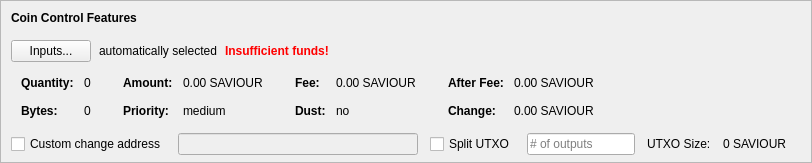
    <widget class="QFrame" name="frameCoinControl">
     <property name="sizePolicy">
      <sizepolicy hsizetype="Expanding" vsizetype="Expanding">
       <horstretch>0</horstretch>
       <verstretch>0</verstretch>
      </sizepolicy>
     </property>
     <property name="maximumSize">
      <size>
       <width>16777215</width>
       <height>16777215</height>
      </size>
     </property>
     <property name="frameShape">
      <enum>QFrame::StyledPanel</enum>
     </property>
     <property name="frameShadow">
      <enum>QFrame::Sunken</enum>
     </property>
     <layout class="QVBoxLayout" name="verticalLayoutCoinControl2">
      <property name="spacing">
       <number>0</number>
      </property>
      <property name="leftMargin">
       <number>0</number>
      </property>
      <property name="topMargin">
       <number>0</number>
      </property>
      <property name="rightMargin">
       <number>0</number>
      </property>
      <property name="bottomMargin">
       <number>6</number>
      </property>
      <item>
       <layout class="QVBoxLayout" name="verticalLayoutCoinControl" stretch="0,0,0,0,1">
        <property name="spacing">
         <number>0</number>
        </property>
        <property name="leftMargin">
         <number>10</number>
        </property>
        <property name="topMargin">
         <number>10</number>
        </property>
        <item>
         <layout class="QHBoxLayout" name="horizontalLayoutCoinControl1">
          <property name="bottomMargin">
           <number>15</number>
          </property>
          <item>
           <widget class="QLabel" name="labelCoinControlFeatures">
            <property name="sizePolicy">
             <sizepolicy hsizetype="Preferred" vsizetype="Maximum">
              <horstretch>0</horstretch>
              <verstretch>0</verstretch>
             </sizepolicy>
            </property>
            <property name="font">
             <font>
              <weight>75</weight>
              <bold>true</bold>
             </font>
            </property>
            <property name="styleSheet">
             <string notr="true">font-weight:bold;</string>
            </property>
            <property name="text">
             <string>Coin Control Features</string>
            </property>
           </widget>
          </item>
         </layout>
        </item>
        <item>
         <layout class="QHBoxLayout" name="horizontalLayoutCoinControl2" stretch="0,0,0,0">
          <property name="spacing">
           <number>8</number>
          </property>
          <property name="bottomMargin">
           <number>10</number>
          </property>
          <item>
           <widget class="QPushButton" name="pushButtonCoinControl">
            <property name="styleSheet">
             <string notr="true"/>
            </property>
            <property name="text">
             <string>Inputs...</string>
            </property>
            <property name="autoDefault">
             <bool>false</bool>
            </property>
           </widget>
          </item>
          <item>
           <widget class="QLabel" name="labelCoinControlAutomaticallySelected">
            <property name="text">
             <string>automatically selected</string>
            </property>
            <property name="margin">
             <number>5</number>
            </property>
           </widget>
          </item>
          <item>
           <widget class="QLabel" name="labelCoinControlInsuffFunds">
            <property name="font">
             <font>
              <weight>75</weight>
              <bold>true</bold>
             </font>
            </property>
            <property name="styleSheet">
             <string notr="true">color:red;font-weight:bold;</string>
            </property>
            <property name="text">
             <string>Insufficient funds!</string>
            </property>
            <property name="margin">
             <number>5</number>
            </property>
           </widget>
          </item>
          <item>
           <spacer name="horizontalSpacerCoinControl">
            <property name="orientation">
             <enum>Qt::Horizontal</enum>
            </property>
            <property name="sizeHint" stdset="0">
             <size>
              <width>40</width>
              <height>1</height>
             </size>
            </property>
           </spacer>
          </item>
         </layout>
        </item>
        <item>
         <widget class="QWidget" name="widgetCoinControl" native="true">
          <property name="sizePolicy">
           <sizepolicy hsizetype="Preferred" vsizetype="Preferred">
            <horstretch>0</horstretch>
            <verstretch>0</verstretch>
           </sizepolicy>
          </property>
          <property name="minimumSize">
           <size>
            <width>0</width>
            <height>0</height>
           </size>
          </property>
          <property name="styleSheet">
           <string notr="true"/>
          </property>
          <layout class="QHBoxLayout" name="horizontalLayoutCoinControl5">
           <property name="leftMargin">
            <number>0</number>
           </property>
           <property name="topMargin">
            <number>0</number>
           </property>
           <property name="rightMargin">
            <number>0</number>
           </property>
           <property name="bottomMargin">
            <number>0</number>
           </property>
           <item>
            <layout class="QHBoxLayout" name="horizontalLayoutCoinControl3" stretch="0,0,0,1">
             <property name="spacing">
              <number>20</number>
             </property>
             <property name="topMargin">
              <number>0</number>
             </property>
             <property name="bottomMargin">
              <number>10</number>
             </property>
             <item>
              <layout class="QFormLayout" name="formLayoutCoinControl1">
               <property name="horizontalSpacing">
                <number>10</number>
               </property>
               <property name="verticalSpacing">
                <number>14</number>
               </property>
               <property name="leftMargin">
                <number>10</number>
               </property>
               <property name="topMargin">
                <number>4</number>
               </property>
               <property name="rightMargin">
                <number>6</number>
               </property>
               <item row="0" column="0">
                <widget class="QLabel" name="labelCoinControlQuantityText">
                 <property name="font">
                  <font>
                   <weight>75</weight>
                   <bold>true</bold>
                  </font>
                 </property>
                 <property name="text">
                  <string>Quantity:</string>
                 </property>
                 <property name="margin">
                  <number>0</number>
                 </property>
                </widget>
               </item>
               <item row="0" column="1">
                <widget class="QLabel" name="labelCoinControlQuantity">
                 <property name="cursor">
                  <cursorShape>IBeamCursor</cursorShape>
                 </property>
                 <property name="contextMenuPolicy">
                  <enum>Qt::ActionsContextMenu</enum>
                 </property>
                 <property name="text">
                  <string notr="true">0</string>
                 </property>
                 <property name="margin">
                  <number>0</number>
                 </property>
                 <property name="textInteractionFlags">
                  <set>Qt::LinksAccessibleByMouse|Qt::TextSelectableByKeyboard|Qt::TextSelectableByMouse</set>
                 </property>
                </widget>
               </item>
               <item row="1" column="0">
                <widget class="QLabel" name="labelCoinControlBytesText">
                 <property name="font">
                  <font>
                   <weight>75</weight>
                   <bold>true</bold>
                  </font>
                 </property>
                 <property name="text">
                  <string>Bytes:</string>
                 </property>
                </widget>
               </item>
               <item row="1" column="1">
                <widget class="QLabel" name="labelCoinControlBytes">
                 <property name="cursor">
                  <cursorShape>IBeamCursor</cursorShape>
                 </property>
                 <property name="contextMenuPolicy">
                  <enum>Qt::ActionsContextMenu</enum>
                 </property>
                 <property name="text">
                  <string notr="true">0</string>
                 </property>
                 <property name="textInteractionFlags">
                  <set>Qt::LinksAccessibleByMouse|Qt::TextSelectableByKeyboard|Qt::TextSelectableByMouse</set>
                 </property>
                </widget>
               </item>
              </layout>
             </item>
             <item>
              <layout class="QFormLayout" name="formLayoutCoinControl2">
               <property name="horizontalSpacing">
                <number>10</number>
               </property>
               <property name="verticalSpacing">
                <number>14</number>
               </property>
               <property name="leftMargin">
                <number>6</number>
               </property>
               <property name="topMargin">
                <number>4</number>
               </property>
               <property name="rightMargin">
                <number>6</number>
               </property>
               <item row="0" column="0">
                <widget class="QLabel" name="labelCoinControlAmountText">
                 <property name="font">
                  <font>
                   <weight>75</weight>
                   <bold>true</bold>
                  </font>
                 </property>
                 <property name="text">
                  <string>Amount:</string>
                 </property>
                 <property name="margin">
                  <number>0</number>
                 </property>
                </widget>
               </item>
               <item row="0" column="1">
                <widget class="QLabel" name="labelCoinControlAmount">
                 <property name="cursor">
                  <cursorShape>IBeamCursor</cursorShape>
                 </property>
                 <property name="contextMenuPolicy">
                  <enum>Qt::ActionsContextMenu</enum>
                 </property>
                 <property name="text">
                  <string notr="true">0.00 SAVIOUR</string>
                 </property>
                 <property name="textInteractionFlags">
                  <set>Qt::LinksAccessibleByMouse|Qt::TextSelectableByKeyboard|Qt::TextSelectableByMouse</set>
                 </property>
                </widget>
               </item>
               <item row="1" column="0">
                <widget class="QLabel" name="labelCoinControlPriorityText">
                 <property name="font">
                  <font>
                   <weight>75</weight>
                   <bold>true</bold>
                  </font>
                 </property>
                 <property name="text">
                  <string>Priority:</string>
                 </property>
                </widget>
               </item>
               <item row="1" column="1">
                <widget class="QLabel" name="labelCoinControlPriority">
                 <property name="cursor">
                  <cursorShape>IBeamCursor</cursorShape>
                 </property>
                 <property name="contextMenuPolicy">
                  <enum>Qt::ActionsContextMenu</enum>
                 </property>
                 <property name="text">
                  <string>medium</string>
                 </property>
                 <property name="textInteractionFlags">
                  <set>Qt::LinksAccessibleByMouse|Qt::TextSelectableByKeyboard|Qt::TextSelectableByMouse</set>
                 </property>
                </widget>
               </item>
              </layout>
             </item>
             <item>
              <layout class="QFormLayout" name="formLayoutCoinControl3">
               <property name="horizontalSpacing">
                <number>10</number>
               </property>
               <property name="verticalSpacing">
                <number>14</number>
               </property>
               <property name="leftMargin">
                <number>6</number>
               </property>
               <property name="topMargin">
                <number>4</number>
               </property>
               <property name="rightMargin">
                <number>6</number>
               </property>
               <item row="0" column="0">
                <widget class="QLabel" name="labelCoinControlFeeText">
                 <property name="font">
                  <font>
                   <weight>75</weight>
                   <bold>true</bold>
                  </font>
                 </property>
                 <property name="text">
                  <string>Fee:</string>
                 </property>
                 <property name="margin">
                  <number>0</number>
                 </property>
                </widget>
               </item>
               <item row="0" column="1">
                <widget class="QLabel" name="labelCoinControlFee">
                 <property name="cursor">
                  <cursorShape>IBeamCursor</cursorShape>
                 </property>
                 <property name="contextMenuPolicy">
                  <enum>Qt::ActionsContextMenu</enum>
                 </property>
                 <property name="text">
                  <string notr="true">0.00 SAVIOUR</string>
                 </property>
                 <property name="textInteractionFlags">
                  <set>Qt::LinksAccessibleByMouse|Qt::TextSelectableByKeyboard|Qt::TextSelectableByMouse</set>
                 </property>
                </widget>
               </item>
               <item row="1" column="0">
                <widget class="QLabel" name="labelCoinControlLowOutputText">
                 <property name="font">
                  <font>
                   <weight>75</weight>
                   <bold>true</bold>
                  </font>
                 </property>
                 <property name="text">
                  <string>Dust:</string>
                 </property>
                </widget>
               </item>
               <item row="1" column="1">
                <widget class="QLabel" name="labelCoinControlLowOutput">
                 <property name="cursor">
                  <cursorShape>IBeamCursor</cursorShape>
                 </property>
                 <property name="contextMenuPolicy">
                  <enum>Qt::ActionsContextMenu</enum>
                 </property>
                 <property name="text">
                  <string>no</string>
                 </property>
                 <property name="textInteractionFlags">
                  <set>Qt::LinksAccessibleByMouse|Qt::TextSelectableByKeyboard|Qt::TextSelectableByMouse</set>
                 </property>
                </widget>
               </item>
              </layout>
             </item>
             <item>
              <layout class="QFormLayout" name="formLayoutCoinControl4">
               <property name="horizontalSpacing">
                <number>10</number>
               </property>
               <property name="verticalSpacing">
                <number>14</number>
               </property>
               <property name="leftMargin">
                <number>6</number>
               </property>
               <property name="topMargin">
                <number>4</number>
               </property>
               <property name="rightMargin">
                <number>6</number>
               </property>
               <item row="0" column="0">
                <widget class="QLabel" name="labelCoinControlAfterFeeText">
                 <property name="font">
                  <font>
                   <weight>75</weight>
                   <bold>true</bold>
                  </font>
                 </property>
                 <property name="text">
                  <string>After Fee:</string>
                 </property>
                 <property name="margin">
                  <number>0</number>
                 </property>
                </widget>
               </item>
               <item row="0" column="1">
                <widget class="QLabel" name="labelCoinControlAfterFee">
                 <property name="cursor">
                  <cursorShape>IBeamCursor</cursorShape>
                 </property>
                 <property name="contextMenuPolicy">
                  <enum>Qt::ActionsContextMenu</enum>
                 </property>
                 <property name="text">
                  <string notr="true">0.00 SAVIOUR</string>
                 </property>
                 <property name="textInteractionFlags">
                  <set>Qt::LinksAccessibleByMouse|Qt::TextSelectableByKeyboard|Qt::TextSelectableByMouse</set>
                 </property>
                </widget>
               </item>
               <item row="1" column="0">
                <widget class="QLabel" name="labelCoinControlChangeText">
                 <property name="font">
                  <font>
                   <weight>75</weight>
                   <bold>true</bold>
                  </font>
                 </property>
                 <property name="text">
                  <string>Change:</string>
                 </property>
                </widget>
               </item>
               <item row="1" column="1">
                <widget class="QLabel" name="labelCoinControlChange">
                 <property name="cursor">
                  <cursorShape>IBeamCursor</cursorShape>
                 </property>
                 <property name="contextMenuPolicy">
                  <enum>Qt::ActionsContextMenu</enum>
                 </property>
                 <property name="text">
                  <string notr="true">0.00 SAVIOUR</string>
                 </property>
                 <property name="textInteractionFlags">
                  <set>Qt::LinksAccessibleByMouse|Qt::TextSelectableByKeyboard|Qt::TextSelectableByMouse</set>
                 </property>
                </widget>
               </item>
              </layout>
             </item>
            </layout>
           </item>
          </layout>
         </widget>
        </item>
        <item>
         <layout class="QHBoxLayout" name="horizontalLayoutCoinControl4" stretch="0,0,0,0,0,0,0">
          <property name="spacing">
           <number>12</number>
          </property>
          <property name="sizeConstraint">
           <enum>QLayout::SetDefaultConstraint</enum>
          </property>
          <property name="topMargin">
           <number>5</number>
          </property>
          <property name="rightMargin">
           <number>5</number>
          </property>
          <item>
           <widget class="QCheckBox" name="checkBoxCoinControlChange">
            <property name="toolTip">
             <string>If this is activated, but the change address is empty or invalid, change will be sent to a newly generated address.</string>
            </property>
            <property name="text">
             <string>Custom change address</string>
            </property>
           </widget>
          </item>
          <item>
           <widget class="QValidatedLineEdit" name="lineEditCoinControlChange">
            <property name="enabled">
             <bool>false</bool>
            </property>
            <property name="sizePolicy">
             <sizepolicy hsizetype="Expanding" vsizetype="Fixed">
              <horstretch>0</horstretch>
              <verstretch>0</verstretch>
             </sizepolicy>
            </property>
           </widget>
          </item>
          <item>
           <widget class="QCheckBox" name="splitBlockCheckBox">
            <property name="text">
             <string>Split UTXO</string>
            </property>
           </widget>
          </item>
          <item>
           <widget class="QLineEdit" name="splitBlockLineEdit">
            <property name="sizePolicy">
             <sizepolicy hsizetype="Fixed" vsizetype="Fixed">
              <horstretch>50</horstretch>
              <verstretch>0</verstretch>
             </sizepolicy>
            </property>
            <property name="placeholderText">
             <string># of outputs</string>
            </property>
           </widget>
          </item>
          <item>
           <widget class="QLabel" name="labelBlockSizeText">
            <property name="text">
             <string>UTXO Size:</string>
            </property>
           </widget>
          </item>
          <item>
           <widget class="QLabel" name="labelBlockSize">
            <property name="text">
             <string>0 SAVIOUR</string>
            </property>
           </widget>
          </item>
          <item>
           <widget class="QLabel" name="labelCoinControlChangeLabel">
            <property name="sizePolicy">
             <sizepolicy hsizetype="Preferred" vsizetype="Expanding">
              <horstretch>0</horstretch>
              <verstretch>0</verstretch>
             </sizepolicy>
            </property>
            <property name="minimumSize">
             <size>
              <width>0</width>
              <height>0</height>
             </size>
            </property>
            <property name="text">
             <string/>
            </property>
            <property name="margin">
             <number>3</number>
            </property>
           </widget>
          </item>
         </layout>
        </item>
        <item>
         <spacer name="verticalSpacerCoinControl">
          <property name="orientation">
           <enum>Qt::Vertical</enum>
          </property>
          <property name="sizeHint" stdset="0">
           <size>
            <width>800</width>
            <height>1</height>
           </size>
          </property>
         </spacer>
        </item>
       </layout>
      </item>
     </layout>
    </widget>
